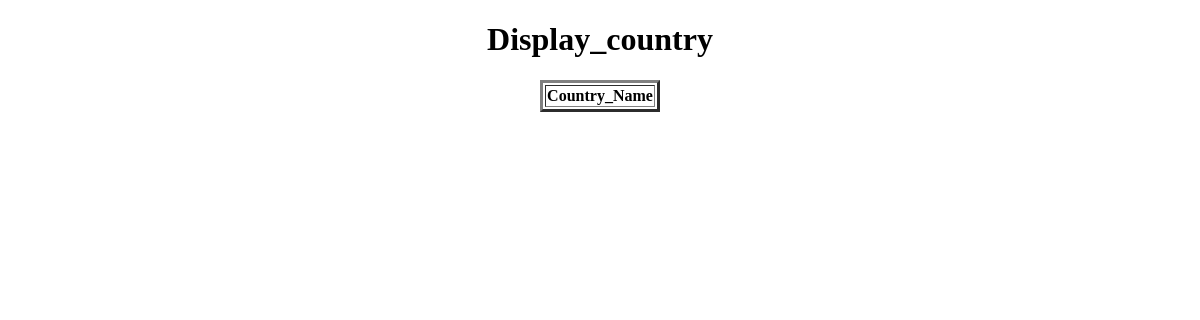
The page /display_country/ on the database as committed earlier.
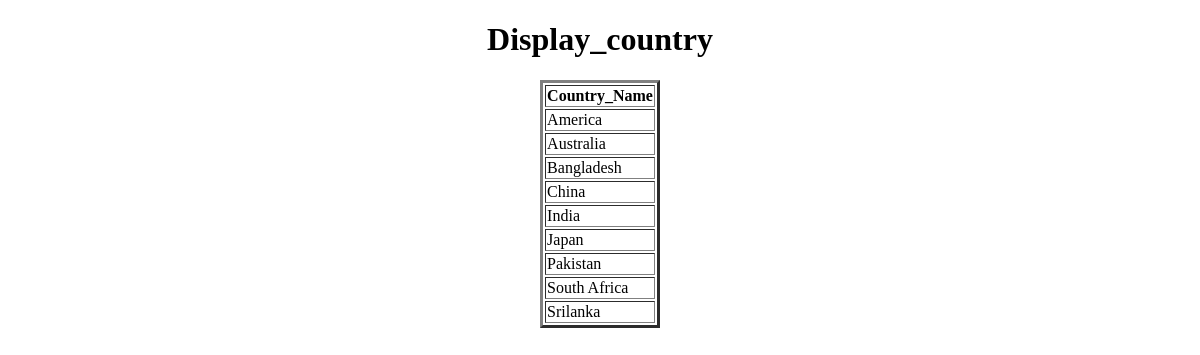
The same page on the database as committed later.
### app/models.py (models this page shows, shortened)
class Country(models.Model):
    Country_Name=models.CharField(max_length=100, primary_key=True)

### app/views.py (the view)
# urls.py: path('display_country/',display_country,name='display_country'),
def display_country(request):
    QSC=Country.objects.all()
    QSC=Country.objects.all().order_by('Country_Name')
    d={'country':QSC}
    return render(request,'display_country.html',d)

### templates/display_country.html (shortened to what this page needs)
<!DOCTYPE html>
<html lang="en">
<head>
</head>
<body>
    <center>
        <h1>Display_country</h1>
        <table border="3px">
            <tr>
                <th>Country_Name</th>
            </tr>
            {% for c in country %}
            <tr>
                <td>{{ c.Country_Name }}</td>
            </tr>
            {% endfor %}
        </table>
    </center>
</body>
</html>

Rows that differ between the two databases and show on the page:
added Country: Country_Name "America"
added Country: Country_Name "Australia"
added Country: Country_Name "Bangladesh"
added Country: Country_Name "China"
added Country: Country_Name "India"
added Country: Country_Name "Japan"
added Country: Country_Name "Pakistan"
added Country: Country_Name "South Africa"
added Country: Country_Name "Srilanka"
